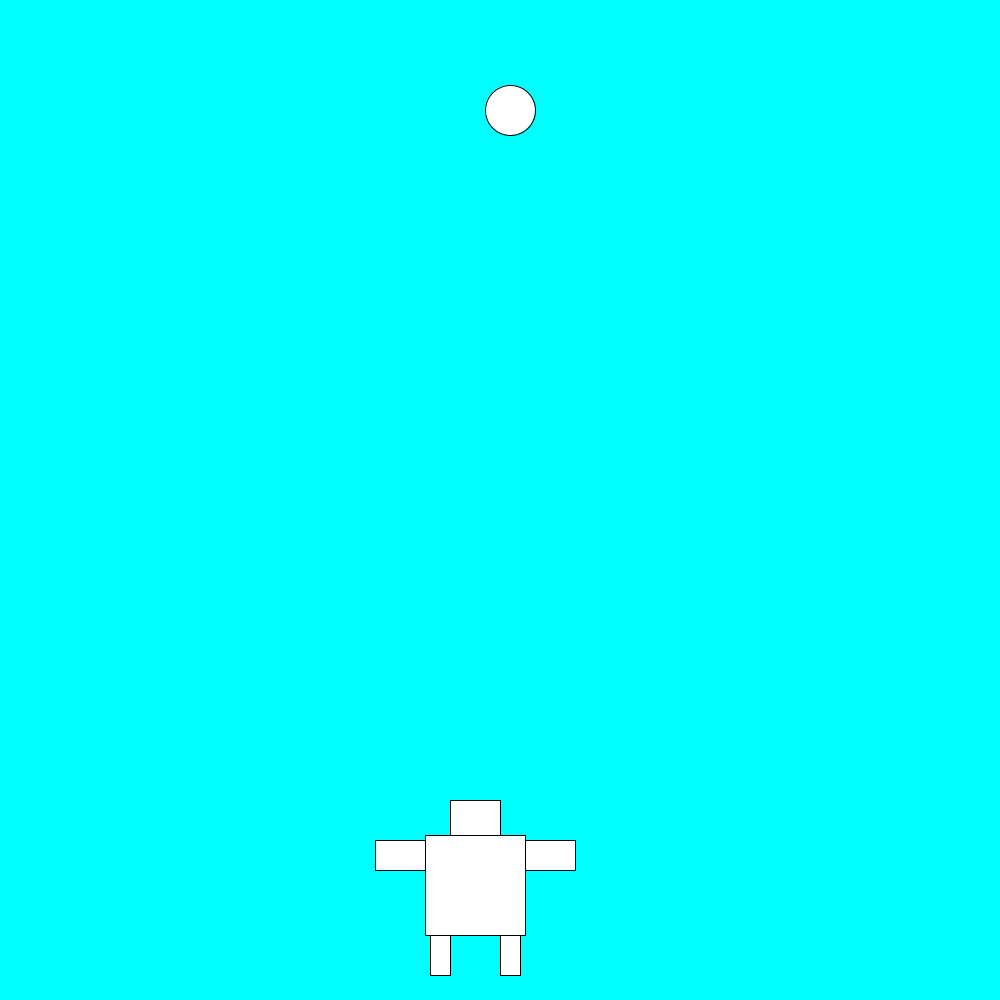
Frame 1 (no input)
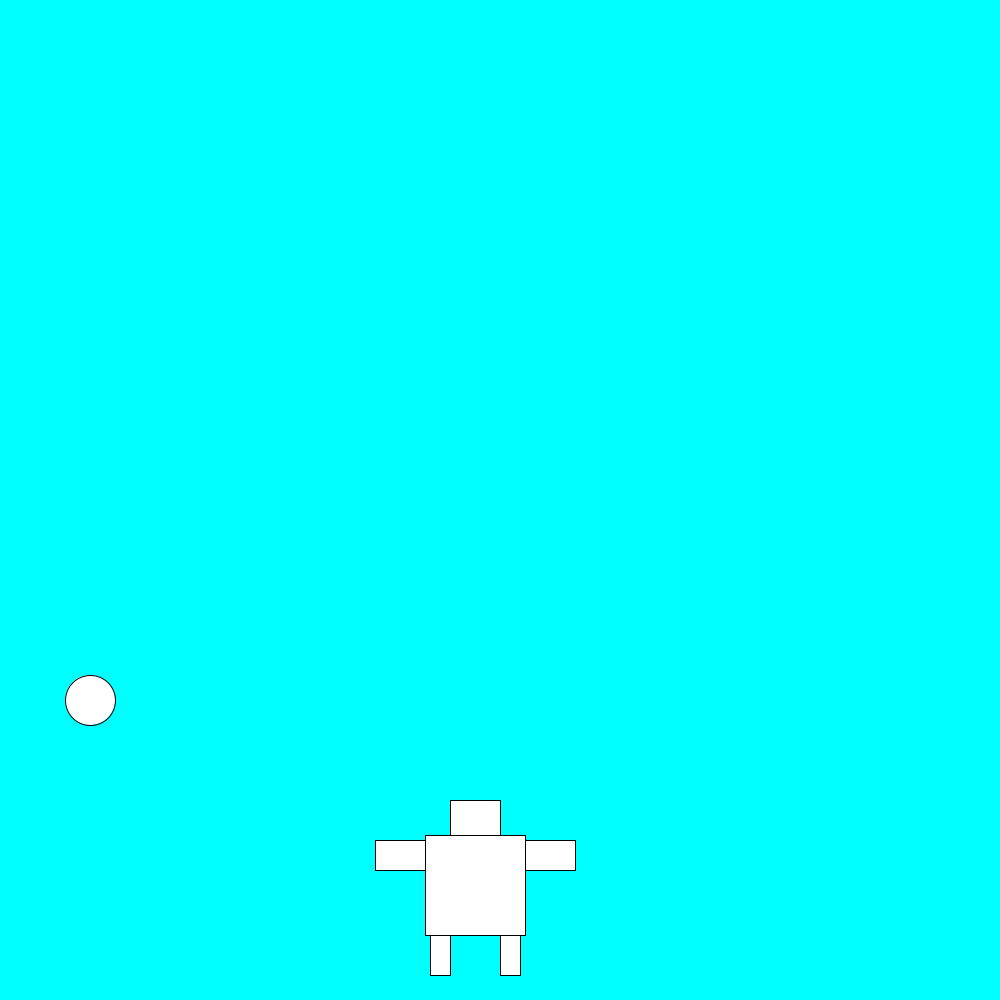
Frame 60 (the mouse pressed at the canvas centre just before this capture)
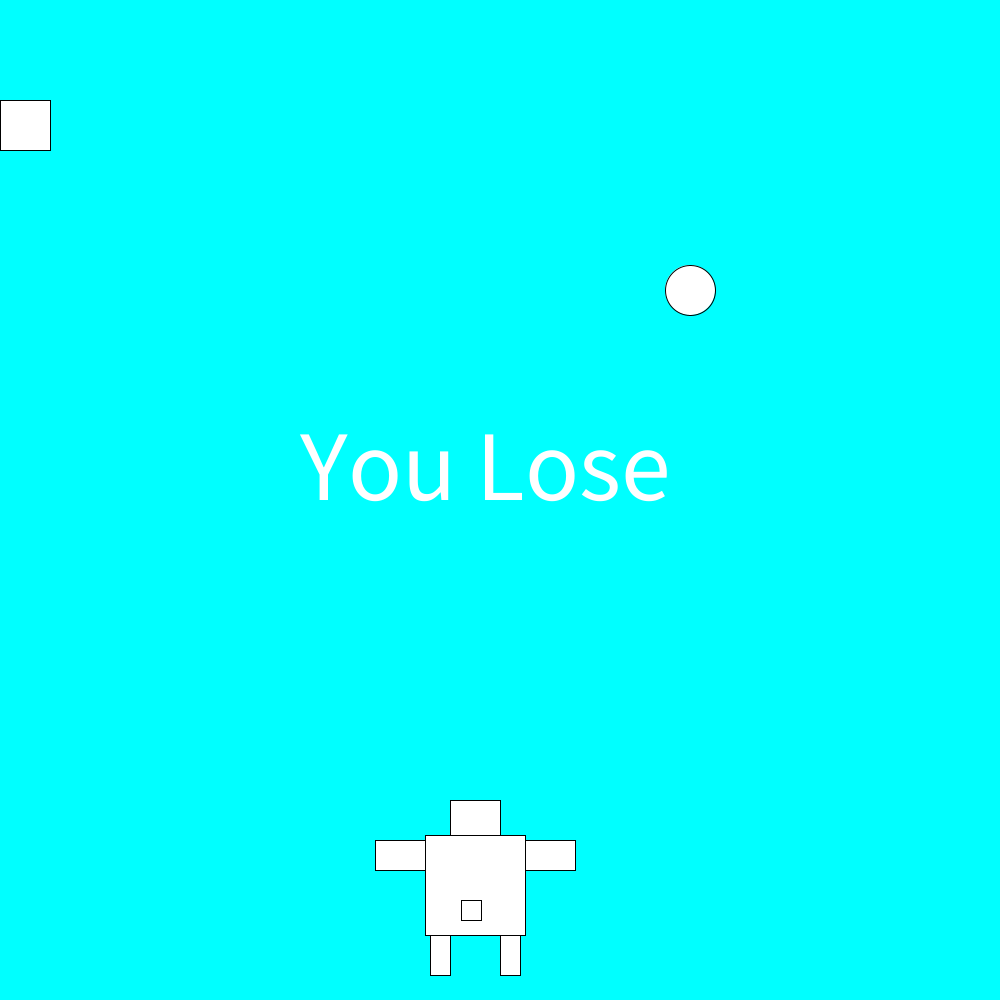
Frame 120 (the mouse held since frame 60 and released just before this capture)

The Processing sketch that drew these frames (run headless with seeded random() and noise(); from frame 60 on, the mouse is pressed at the canvas centre):

// Processing sketch: Harlan_final_prodject
// ── Harlan_final_prodject.pde
int car=450;
int ben=800;
int jumps=0;
int bat=-100;
int time=0;
int nat=900;
int b1=500;
int a1=500;
int b2=100;

void setup()
{
  size(1000, 1000);
}
void draw()
{
  background(0, 255, 255);
  time=time+1;
  rect(car, ben, 50, 50);
  rect(car+25, ben+60, 10, 10);
  rect(car-25, ben+35, 100, 100);
  rect(car-75, ben+40, 50, 30);
  rect(car+75, ben+40, 50, 30);
  rect(car-20, ben+135, 20, 40);
  rect(car+50, ben+135, 20, 40);
  if (ben<800)
  {
    ben=ben+5;
  } else
  {
    jumps=0;
  }
  if (time>60)
  {
    bat=bat+10;
  }
  rect(bat, nat, 20, 20);
  if (bat==10)
  {
    bat=10;
  }

  //if(bat>car&&bat<car+100&&nat>ben&&nat<ben+100)

  if(bat>car&&bat<car+100 && nat>ben && nat < ben + 250)
  {
    textSize(100);
    text("You Lose",300,500);
    bat = car + 1;
  }
  if(time>60)
  {
    a1=a1+10;
    if(a1>1000);
    a1=0;
rect(a1,100,50,50);
  } 
  b2=b2+10;
  if(b2>1000)
  b2=0;
  b1=b1+10;
  if(b1>1000)
  b1=0;
  ellipse(b1,b2,50,50);
  }

void keyPressed()
{
  if (key=='d')
  {
    car=car+50;
  }
  if (key=='a')
  {
    car=car-50;
  }
  if (key=='w'&&jumps<2)
  {
    ben=ben-200;
    jumps=jumps+1;
  }
}
